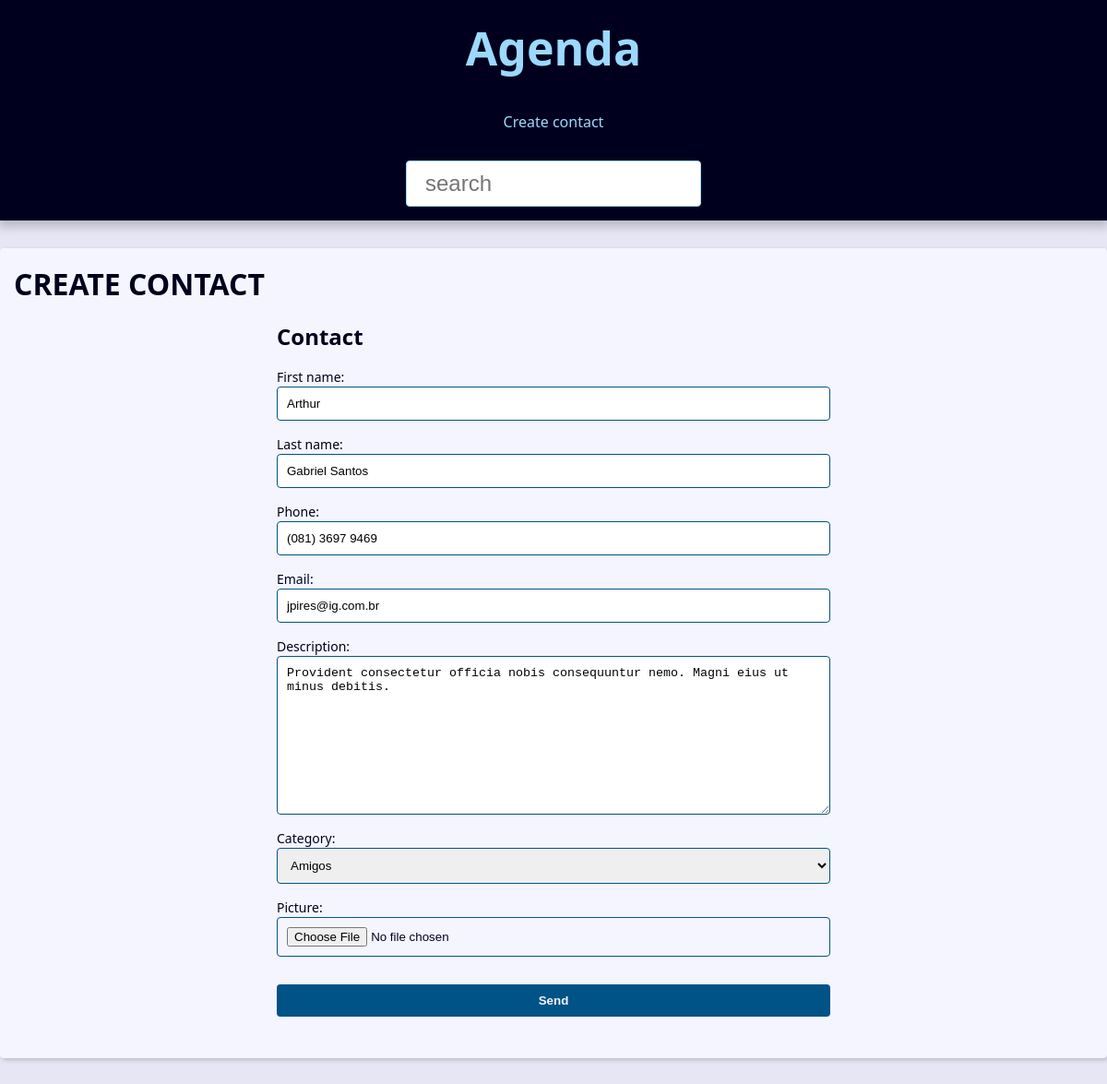
/contact/999/update/, run on the app's committed database.
### contact/models.py (models this page shows, shortened)
class Contact(models.Model):
    first_name = models.CharField(max_length=50)
    last_name = models.CharField(max_length=50,blank=True)
    phone = models.CharField(max_length=50)
    email = models.EmailField(max_length=254,blank=True)
    created_date = models.DateTimeField(default=timezone.now)
    description = models.TextField(blank=True)
    show = models.BooleanField(default=True)
    picture = models.ImageField(blank=True,upload_to='pictures/%Y/%m/')
    category = models.ForeignKey(Category,on_delete=models.SET_NULL,blank=True,null=True)
    owner = models.ForeignKey(User(),on_delete=models.SET_NULL,blank=True,null=True)

### contact/views/contact_forms.py (the view, shortened to what this page needs)
# urls.py: path('contact/<int:contact_id>/update/', views.update, name='update'),
def update(request,contact_id):
    contact = get_object_or_404(Contact,pk=contact_id,show=True)
    form_action = reverse('contact:update',args=(contact_id,))
    context = {
                'title':'Create contact',
                'form': ContactForm(instance=contact),
                'form_action': form_action,
            }
    return render(
            request,
            'contact/create.html',
            context
            )

### contact/forms.py (shortened to what this page needs)
class ContactForm(forms.ModelForm):
    picture = forms.ImageField(widget=forms.FileInput(attrs={'accept':'/*',}))
    class Meta:
        model = models.Contact
        fields = ('first_name', 'last_name', 'phone', 'email', 'description', 'category','picture')

### contact/models.py (called while the page is built)
    def __str__(self) -> str:
        return self.name

### contact/templates/contact/create.html (shortened to what this page needs)
{% extends 'global/base.html' %}
{% block content %}
  <h1>CREATE CONTACT</h1>
  <div class="form-wrapper">
    <h2>Contact</h2>
    <form
      action="{{from_action}}"
      method="POST"
      enctype="multipart/form-data"
    >
      <div class="form-content">
        {% for field in form %}
          <div class="form-group">
            <label for="{{field.id_for_label}}">{{field.label}}:</label>
            {{field}}
          </div>
        {% endfor %}
      </div>
      <div class="form-content">
        <div class="form-group">
          <button class="btn" type="submit">Send</button>
        </div>
      </div>
    </form>
  </div>
{% endblock content %}

### base_static/global/css/style.css (style rules this page uses)
:root { --spacing: 1.5rem; --link-dark-color: rgb(0, 83, 134); --link-light-color: rgb(156, 217, 255); --clr-white: rgb(245, 245, 255); --clr-black: rgb(0, 0, 30); --clr-light-gray: rgb(230, 230, 245); --clr-dark-shadow-5: rgba(0, 0, 10, 5%); --clr-dark-shadow-10: rgba(0, 0, 10, 10%); --clr-dark-shadow-20: rgba(0, 0, 10, 20%); --clr-light-shadow-5: rgba(200, 200, 255, 5%); --clr-light-shadow-10: rgba(200, 200, 255, 10%); --clr-light-shadow-20: rgba(200, 200, 255, 20%); --main-page-width: 120rem; --table-min-width: 60rem; --biggest-font-size: 5rem; --bigger-font-size: 4rem; --big-font-size: 3.2rem; --medium-font-size: 2.4rem; --small-font-size: 1.6rem; --smaller-font-size: 1.4rem; --smallest-font-size: 1.2rem; --transition-fast: 300ms; --transition-medium: 600ms; --transition-slow: 1s; --default-border-radius: 4px; }
*, *::before, *::after { margin: 0; padding: 0; box-sizing: border-box; }
html { font-size: 62.5%; }
body { font-family: system-ui, -apple-system, BlinkMacSystemFont, 'Segoe UI', Roboto, Oxygen, Ubuntu, Cantarell, 'Open Sans', 'Helvetica Neue', sans-serif; line-height: 1.5; font-size: var(--small-font-size); color: var(--clr-black); -webkit-font-smoothing: antialiased; background: var(--clr-light-gray); }
.form-wrapper { max-width: 60rem; margin: var(--spacing) auto; }
.form-content { margin: var(--spacing) 0; }
.form-group { display: flex; flex-direction: column; padding-bottom: var(--spacing); }
.form-group input, .form-group textarea, .form-group select { padding: 1rem; border-radius: var(--default-border-radius); border: 1px solid var(--link-dark-color); }
.form-group label { font-size: var(--smaller-font-size); }
.btn { background-color: var(--link-dark-color); color: var(--clr-white); font-weight: bold; border: none; padding: 1rem 2rem; border-radius: var(--default-border-radius); cursor: pointer; transition: filter var(--transition-fast) ease-in-out; }

### data on the page
Contact: form "Arthur" "Gabriel Santos" "(081) 3697 9469" "jpires@ig.com.br" "Provident consectetur officia nobis consequuntur nemo. Magni eius ut minus debitis." "Amigos"

### other printed values
{{ field.label }} "First name" "Last name" "Phone" "Email" "Description" "Category" "Picture"
